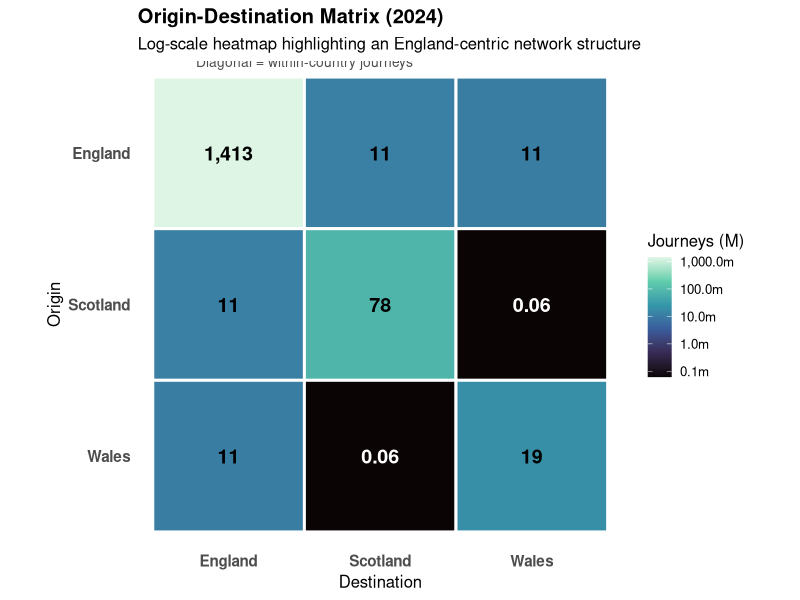

R code for this plot:
# Load core libraries for data manipulation and formatting
library(readxl)
library(dplyr)
library(ggplot2)
library(scales)

# Load the cleaned regional dataset
journeys_raw <- read_excel("data/clean_regional_data.xlsx", sheet = "1510_journeys_great_britain")

# Isolate the target year to create a cross-sectional snapshot
target_year <- 2024
row_yr <- journeys_raw %>% filter(year == target_year)

# Constructing the OD (Origin-Destination) Matrix
od_data <- tibble(
# Factor ordering
  Origin = factor(
    c("England", "England", "England",
      "Scotland", "Scotland", "Scotland",
      "Wales", "Wales", "Wales"),
    levels = c("Wales", "Scotland", "England") # Y-axis order
  ),
  
  Destination = factor(
    c("England", "Scotland", "Wales",
      "England", "Scotland", "Wales",
      "England", "Scotland", "Wales"),
    levels = c("England", "Scotland", "Wales") # X-axis order
  ),
  
# Mapping Flows 
  Journeys_m = c(
  row_yr$within_england/1000,     row_yr$england_scotland/1000, row_yr$england_wales/1000,
  row_yr$england_scotland/1000,   row_yr$within_scotland/1000,  row_yr$scotland_wales/1000,
  row_yr$england_wales/1000,      row_yr$scotland_wales/1000,   row_yr$within_wales/1000
  )
) %>%
  mutate(
    # Logarithmic adjustments
    Journeys_adj = Journeys_m + 0.001,
    
    # Accessibility
    label_col = ifelse(Journeys_m < 1, "white", "black"),
    
    # Adaptive Formatting
    label_txt  = ifelse(Journeys_m >= 1,
                        comma(Journeys_m, accuracy = 1),
                        comma(Journeys_m, accuracy = 0.01))
  )

# SECTION 2: Heatmap Visualisation
fig2 <- ggplot(od_data, aes(x = Destination, y = Origin, fill = Journeys_adj)) +
  
  # 1. Title Geometry
  geom_tile(color = "white", linewidth = 1) +
  
  # 2. Data Labels
  geom_text(aes(label= label_txt, colour = label_col),
            size = 5, fontface = "bold", show.legend = FALSE) +
  
  #Apply the computed contrast colours
  scale_colour_identity() +
  
  # 3. Colour Scale
  scale_fill_viridis_c(
    option = "mako",
    trans = "log10",
    breaks = c(0.1,1,10,100,1000),
    labels = function(x) paste0(comma(x), "m"),
    name = "Journeys (M)"
  ) +
  
  # Ensure squares remain square regardless of window size
  coord_fixed() +
  
  # 4. Annotation
  labs(
    title = paste0("Origin-Destination Matrix (", target_year, ")"),
    subtitle = "Log-scale heatmap highlighting an England-centric network structure",
    x = "Destination",
    y = "Origin"
  ) + 
  annotate("text", x =1.5, y = 3.6,
           label = "Diagonal = within-country journeys",
           size = 3.5, colour = "grey30") +
  
  # 5. Clean Theme
  theme_minimal(base_size = 12) +
  theme(
    panel.grid = element_blank(),
    axis.text = element_text(face = "bold", size = 11),
    plot.title = element_text(face = "bold"),
    legend.position = "right"
  )

# Render plot
  fig2

















  